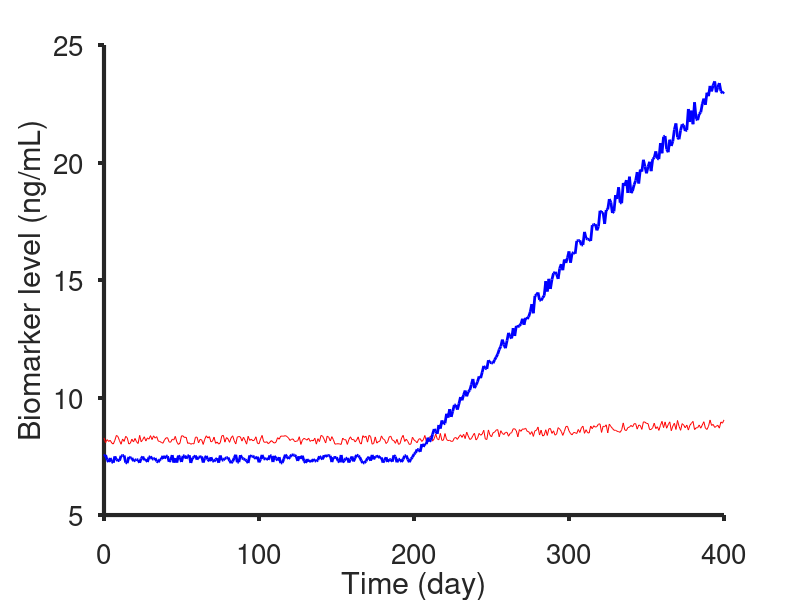

This figure's MATLAB source: (Note: this script raises an error after producing the figure.)
%% k_growth_non_agg range and f1 score
clear all; close all; clc
time = (0:400)';
num_patients = 200;
%healthy baseline and std
Ch0 = 8; %ng/mL
std_h = 1.5; %ng/mL
Ch0_rnd = std_h.*randn(num_patients,1) + Ch0;
max_k_gr_non = log(2)/18/30;
min_k_gr_non = 1e-5;
s_mean_k_decay_non = linspace(0,.1,15);
max_k_decay_non = log(2)/5/30 + s_mean_k_decay_non;
min_k_decay_non = log(2)/24/30 + s_mean_k_decay_non;
k_decay_non_rnd = (max_k_decay_non - min_k_decay_non).*rand(num_patients,1) + min_k_decay_non;%mean([1/(24*30) 1/150]);
k_gr_non_rnd = (max_k_gr_non - min_k_gr_non).*rand(num_patients,size(k_decay_non_rnd,2)) + min_k_gr_non;%mean([0 1/18/30]);


m_k_decay_non_rnd = mean(k_decay_non_rnd);


%unhealthy baseline and std
Ca0 = 8; %ng/mL
std_a = 1.5; %ng/mL
Ca0_rnd = std_a.*randn(num_patients,1) + Ca0;
max_k_gr_agg = log(2)/2/30;
min_k_gr_agg = log(2)/18/300;
max_k_decay_agg = log(2)/30;
min_k_decay_agg = log(2)/5/30;
k_gr_agg_rnd = (max_k_gr_agg - min_k_gr_agg).*rand(num_patients,size(k_decay_non_rnd,2)) + min_k_gr_agg;%linspace(1/18/30,1/2/30,50); %day-1
k_decay_agg_rnd = (max_k_decay_agg - min_k_decay_agg).*rand(num_patients,size(k_decay_non_rnd,2)) + min_k_decay_agg;%linspace(1/150,1/30,50); %day-1


noise_i = 5;

C_healthy = zeros(numel(time),num_patients);
C_unhealthy = zeros(numel(time),num_patients);
t_onset = 200;

for k = 1:size(k_decay_non_rnd,2)
    for j = 1:num_patients
        for i = 1:numel(time)
            if i < t_onset
                C_healthy(i,j,k) = Ch0_rnd(j);
                C_unhealthy(i,j,k) = Ca0_rnd(j);
            else
                C_healthy(i,j,k) = Ch0_rnd(j)*exp((k_gr_non_rnd(j,k)./k_decay_non_rnd(j,k))*(1-exp(-k_decay_non_rnd(j,k)*time(i-(t_onset-1)))));
                C_unhealthy(i,j,k) = Ca0_rnd(j)*exp((k_gr_agg_rnd(j,k)/k_decay_agg_rnd(j,k))*(1-exp(-k_decay_agg_rnd(j,k)*time(i-(t_onset-1)))));
            end
        end
    end
end

C_healthy_noise1 = zeros(numel(time),num_patients,size(k_gr_non_rnd,2));
C_unhealthy_noise1 = zeros(numel(time),num_patients,size(k_gr_non_rnd,2));

for k = 1:size(k_decay_non_rnd,2)
    for j = 1:num_patients
        C_healthy_noise1(:,j,k) = C_healthy(:,j,k)+noise_i*rand(1,numel(C_healthy(:,j,k)))'.*C_healthy(:,j,k)/100;
        C_unhealthy_noise1(:,j,k) = C_unhealthy(:,j,k)+noise_i*rand(1,numel(C_unhealthy(:,j,k)))'.*C_unhealthy(:,j,k)/100;
    end
end

figure;plot(time,squeeze(C_healthy_noise1(:,1,1)),'r-',time,squeeze(C_unhealthy_noise1(:,1,1)),'b-','LineWidth', 2);%,time,squeeze(C_unhealthy_noise1(:,1,:)),'b-'); 
title('');
xlabel('Time (day)'); ylabel('Biomarker level (ng/mL)');
set(gca,'box','off','TickDir','out',...
    'FontSize',20,'FontName','Helvetica','LineWidth', 3);

% KNN
% model 1
p = 0.9;      % proportion of rows to select for training
N = num_patients;  % total number of rows
test_iter = 10;
tf_healthy = false(N,size(k_decay_non_rnd,2),test_iter);    % create logical index vector
tf_healthy(1:round(p*N),:,:) = true;


for n = 1:size(k_decay_non_rnd,2)
    for l = 1:test_iter
        tf_healthy2(:,n,l) = tf_healthy(randperm(N),n,l);   % randomise order
        C_healthy_noise1_train(:,:,n,l) = C_healthy_noise1(:,squeeze(tf_healthy2(:,n,l)),n);
        C_healthy_noise1_test(:,:,n,l) = C_healthy_noise1(:,squeeze(~tf_healthy2(:,n,l)),n);
        % for now using the same index of random selection for healthy and
        % unhealthy
        C_unhealthy_noise1_train(:,:,n,l) = C_unhealthy_noise1(:,squeeze(tf_healthy2(:,n,l)),n);
        C_unhealthy_noise1_test(:,:,n,l) = C_unhealthy_noise1(:,squeeze(~tf_healthy2(:,n,l)),n);
        
        train_data(:,:,n,l) = [C_healthy_noise1_train(:,:,n,l),C_unhealthy_noise1_train(:,:,n,l)];
        test_data(:,:,n,l) = [C_healthy_noise1_test(:,:,n,l),C_unhealthy_noise1_test(:,:,n,l)];
        train_labels(:,n,l) = [ones(1,p*N),zeros(1,p*N)];
        test_true_labels(:,n,l) = [ones(1,round((1-p)*N)),zeros(1,round((1-p)*N))];
        
        [predicted_labels(:,n,l),nn_index,accuracy] = KNN_(3,train_data(:,:,n,l)',train_labels(:,n,l)',test_data(:,:,n,l)');
        [cm(:,:,n,l),gn(:,:,n,l)] = confusionmat(test_true_labels(:,n,l)',predicted_labels(:,n,l));
        % precision, recall and f1Scores
        precision(:,n,l) = diag(cm(:,:,n,l))./sum(cm(:,:,n,l),2);
        recall(:,n,l) = diag(cm(:,:,n,l))./sum(cm(:,:,n,l),1)';
        f1Scores(:,n,l) = 2*(precision(:,n,l).*recall(:,n,l))./(precision(:,n,l)+recall(:,n,l));
    end
    meanF1(n) = mean(mean(f1Scores(:,n,:)));
end




figure;
h = plot(m_k_decay_non_rnd, squeeze(meanF1),'*','MarkerSize',15);
title('k_{Decay} Non-aggressive');
xlabel('k_{Decay} Non-aggressive (day^{-1})'); ylabel('f1 score');
set(gca,'box','off','TickDir','out',...
    'FontSize',24,'FontName','Helvetica','LineWidth', 3);
set(h,'linestyle','none');